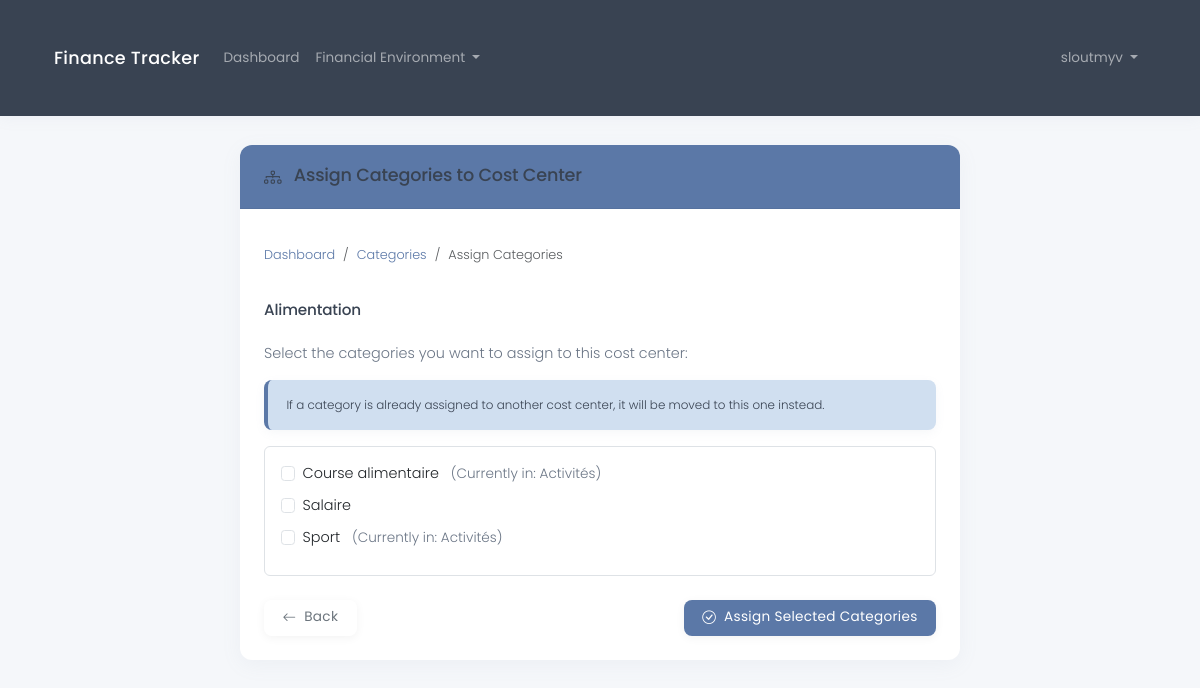
The page /en/financial/cost-center/2/assign/ (signed in) on the database its author committed.
### core/models.py (models this page shows, shortened)
class CostCenter(models.Model):
    tax_household = models.ForeignKey(
        TaxHousehold,
        on_delete=models.CASCADE,
        related_name='cost_centers',
        help_text=_("The tax household this cost center belongs to")
    )
    name = models.CharField(
        max_length=100,
        help_text=_("Cost center name")
    )
    color = models.CharField(
        max_length=20,
        default="#7295d8",
        help_text=_("Color code for the cost center (hex format)")
    )
    created_at = models.DateTimeField(auto_now_add=True)
    updated_at = models.DateTimeField(auto_now=True)
    class Meta:
        ordering = ['name']
        verbose_name = _("Cost Center")
        verbose_name_plural = _("Cost Centers")

class TransactionCategory(models.Model):
    tax_household = models.ForeignKey(
        TaxHousehold,
        on_delete=models.CASCADE,
        related_name='transaction_categories',
        help_text=_("The tax household this category belongs to")
    )
    cost_center = models.ForeignKey(
        CostCenter,
        on_delete=models.SET_NULL,
        related_name='categories',
        null=True,
        blank=True,
        help_text=_("The cost center this category belongs to (optional)")
    )
    name = models.CharField(
        max_length=100,
        help_text=_("Category name")
    )
    created_at = models.DateTimeField(auto_now_add=True)
    updated_at = models.DateTimeField(auto_now=True)
    class Meta:
        ordering = ['name']
        verbose_name = _("Transaction Category")
        verbose_name_plural = _("Transaction Categories")

### core/views.py (the view, shortened to what this page needs)
# urls.py: path('financial/cost-center/<int:pk>/assign/', views.assign_categories_to_cost_center, name='cost_center_assign_categories'),
@login_required
def assign_categories_to_cost_center(request, pk):
    cost_center = get_object_or_404(CostCenter, pk=pk)
    if cost_center.tax_household.user != request.user:
        messages.error(request, "You don't have permission to modify this cost center.")
        return redirect('category_list')
    available_categories = TransactionCategory.objects.filter(
        tax_household=cost_center.tax_household
    ).exclude(
        cost_center=cost_center
    ).order_by('name')
    return render(request, 'financial/cost_center_assign_categories.html', {
        'cost_center': cost_center,
        'available_categories': available_categories
    })

### core/context_processors.py (called while the page is built)
def language_context(request):
    language_code = getattr(request, 'LANGUAGE_CODE', settings.LANGUAGE_CODE)
    return {
        'LANGUAGE_CODE': language_code,
        'LANGUAGES': settings.LANGUAGES,
    }

### templates/financial/cost_center_assign_categories.html (shortened to what this page needs)
{% extends 'base.html' %}
{% load i18n_extras %}
{% block content %}
<div class="row">
    <div class="col-md-8 offset-md-2">
        <div class="card">
            <div class="card-header bg-primary text-white">
                <h4 class="mb-0"><i class="bi bi-diagram-3 me-2"></i> {% translate_json "Assign Categories to Cost Center" %}</h4>
            </div>
            <div class="card-body">
                <nav aria-label="breadcrumb" class="mb-4">
                    <ol class="breadcrumb">
                        <li class="breadcrumb-item"><a href="{% url 'dashboard' %}">{% translate_json "Dashboard" %}</a></li>
                        <li class="breadcrumb-item"><a href="{% url 'category_list' %}">{% translate_json "Categories" %}</a></li>
                        <li class="breadcrumb-item active" aria-current="page">{% translate_json "Assign Categories" %}</li>
                    </ol>
                </nav>
                <div class="mb-4">
                    <div class="d-flex align-items-center mb-3">
                        <h5 class="mb-0">{{ cost_center.name }}</h5>
                    </div>
                </div>
                {% if available_categories %}
                    <form method="post">
                        <div class="mb-4">
                            <p>{% translate_json "Select the categories you want to assign to this cost center:" %}</p>
                            <div class="alert alert-info">
                                <small>{% translate_json "If a category is already assigned to another cost center, it will be moved to this one instead." %}</small>
                            </div>
                            <div class="border rounded p-3 mb-3" style="max-height: 300px; overflow-y: auto;">
                                {% for category in available_categories %}
                                    <div class="form-check mb-2">
                                        <input class="form-check-input" type="checkbox" name="categories" value="{{ category.id }}" id="category_{{ category.id }}">
                                        <label class="form-check-label" for="category_{{ category.id }}">
                                            {{ category.name }}
                                            {% if category.cost_center %}
                                                <span class="text-muted ms-2">({% translate_json "Currently in" %}: {{ category.cost_center.name }})</span>
                                            {% endif %}
                                        </label>
                                    </div>
                                {% endfor %}
                            </div>
                        </div>
                        <div class="d-flex justify-content-between">
                            <a href="{% url 'category_list' %}" class="btn btn-outline-secondary">
                                <i class="bi bi-arrow-left me-1"></i> {% translate_json "Back" %}
                            </a>
                            <button type="submit" class="btn btn-primary">
                                <i class="bi bi-check-circle me-1"></i> {% translate_json "Assign Selected Categories" %}
                            </button>
                        </div>
                    </form>
                {% endif %}
            </div>
        </div>
    </div>
</div>
{% endblock %}

### templates/base.html (shortened to what this page needs)
{% load i18n %}
{% load i18n_extras %}
{% load static %}
<!DOCTYPE html>
<html lang="{{ LANGUAGE_CODE }}">
<head>
    <link href="https://cdn.jsdelivr.net/npm/bootstrap@5.3.2/dist/css/bootstrap.min.css" rel="stylesheet">
    <link rel="stylesheet" href="https://cdn.jsdelivr.net/npm/bootstrap-icons@1.11.3/font/bootstrap-icons.min.css">
    <link rel="stylesheet" href="{% static 'css/custom.css' %}">
</head>
<body>
    <nav class="navbar navbar-expand-lg navbar-dark bg-dark">
        <div class="container">
            <a class="navbar-brand" href="{% url 'home' %}">{% translate_json "Finance Tracker" %}</a>
            <div class="collapse navbar-collapse" id="navbarNav">
                <ul class="navbar-nav me-auto">
                    {% if user.is_authenticated %}
                        <li class="nav-item">
                            <a class="nav-link" href="{% url 'dashboard' %}">{% translate_json "Dashboard" %}</a>
                        </li>
                        <li class="nav-item dropdown">
                            <a class="nav-link dropdown-toggle" href="#" id="financialDropdown" role="button" data-bs-toggle="dropdown">
                                {% translate_json "Financial Environment" %}
                            </a>
                        </li>
                    {% endif %}
                </ul>
                <ul class="navbar-nav ms-auto">
                    {% if user.is_authenticated %}
                        <li class="nav-item dropdown">
                            <a class="nav-link dropdown-toggle" href="#" id="navbarDropdown" role="button" data-bs-toggle="dropdown">
                                {{ user.username }}
                            </a>
                        </li>
                    {% else %}
                        <li class="nav-item">
                            <a class="nav-link" href="{% url 'login' %}">{% translate_json "Login" %}</a>
                        </li>
                    {% endif %}
                </ul>
            </div>
        </div>
    </nav>
    <div class="container">
        {% block content %}{% endblock %}
    </div>
</body>
</html>

### static/css/custom.css (style rules this page uses)
:root { --primary: #5b78a7; --primary-light: #d0dff0; --primary-hover: #4a6791; --secondary: #8a92a9; --secondary-light: #ebeef5; --accent: #b38d97; --accent-light: #f4e8eb; --success: #7ba59a; --success-light: #e1eeeb; --success-hover: #6a9188; --warning: #c2b091; --warning-light: #f5f1e8; --danger: #a97e7e; --danger-light: #f1e5e5; --dark: #394352; --medium: #6b7686; --light: #f5f7fa; --white: #ffffff; --shadow: rgba(145, 155, 174, 0.08); --font-body: 'Poppins', -apple-system, BlinkMacSystemFont, sans-serif; --transition: all 0.3s ease; }
body { font-family: var(--font-body); color: var(--dark); background-color: var(--light); line-height: 1.5; font-weight: 300; font-size: 0.9rem; }
h1, h2, h3, h4, h5, h6 { font-weight: 500; letter-spacing: -0.01em; color: var(--dark); }
p { font-size: 0.9rem; font-weight: 300; color: var(--medium); }
.navbar { box-shadow: 0 2px 15px var(--shadow); padding: 0.7rem 1rem; }
.navbar.navbar-dark.bg-dark { background-color: var(--dark) !important; }
.navbar-brand { font-weight: 500; letter-spacing: 0.3px; font-size: 1.1rem; }
.navbar-nav .nav-link { font-weight: 400; padding: 0.5rem 1rem; transition: var(--transition); font-size: 0.85rem; }
.card { border: none; border-radius: 12px; box-shadow: 0 5px 20px var(--shadow); transition: var(--transition); margin-bottom: 24px; background-color: var(--white); }
.card-header { background-color: var(--white); border-bottom: 1px solid rgba(0,0,0,0.05); padding: 1.25rem 1.5rem; border-radius: 12px 12px 0 0 !important; font-weight: 500; font-size: 0.95rem; }
.card-header.bg-primary { background-color: var(--primary) !important; color: var(--white); }
.card-body { padding: 1.5rem; }
.btn { border-radius: 8px; padding: 0.45rem 1.15rem; font-weight: 400; letter-spacing: 0.3px; transition: var(--transition); border: none; box-shadow: 0 2px 10px rgba(0,0,0,0.05); font-size: 0.85rem; }
.btn-primary { background-color: var(--primary); color: var(--white); }
.alert { border: none; border-radius: 8px; padding: 0.9rem 1.15rem; box-shadow: 0 3px 10px var(--shadow); font-size: 0.85rem; }
.alert-info { background-color: var(--primary-light); color: var(--dark); border-left: 4px solid var(--primary); }
.bi { vertical-align: -0.125em; }
.text-muted { color: var(--medium) !important; font-size: 0.85rem; }
.breadcrumb { background-color: transparent; padding: 0.75rem 0; font-size: 0.8rem; }
.breadcrumb-item a { color: var(--primary); text-decoration: none; }
.container { padding: 1.8rem 1.5rem; }
h4 { font-size: 1.1rem; }
h5 { font-size: 0.95rem; }
.bg-primary { background-color: var(--primary) !important; }
@media (min-width: 992px) { .container { max-width: 960px; } }
@media (min-width: 1200px) { .container { max-width: 1140px; } }

### rows shown on the page
CostCenter: name "Alimentation"
TransactionCategory: name "Course alimentaire", cost_center.name "Activités"
TransactionCategory: name "Salaire"
TransactionCategory: name "Sport", cost_center.name "Activités"

### other values the page prints
{{ user.username }} "sloutmyv"
